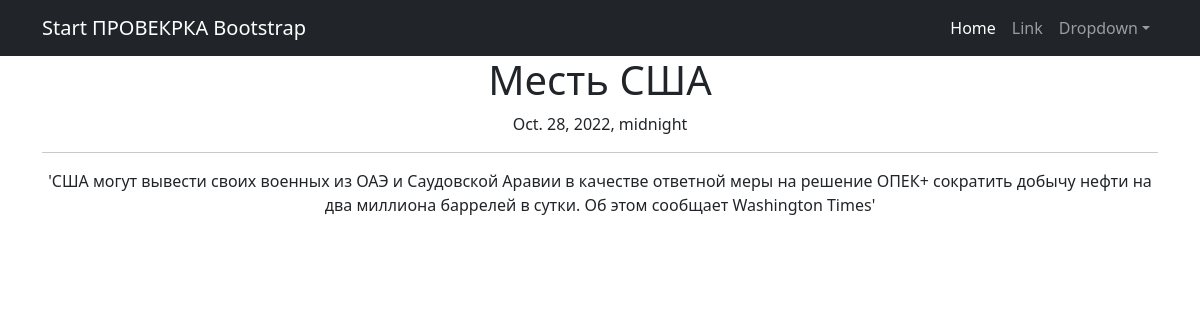
Screenshot of /news/22 with the database file from the repository.
### news/models.py (models this page shows, shortened)
class Post(models.Model):
    author = models.ForeignKey(Author, on_delete=models.CASCADE)
    neworart = models.BooleanField(default=False)
    time_in = models.DateField(auto_now_add=True)
    category = models.ManyToManyField(Category, through = 'PostCategory')
    title = models.CharField(max_length=100)
    text = models.TextField()
    rating_post = models.IntegerField(default=0)

### news/views.py (the view)
# urls.py: path('<int:pk>', NewDetail.as_view(), name='post_detail'),
class NewDetail(DetailView):
    model = Post
    template_name = 'flatpages/post.html'
    context_object_name = 'new'

### news/templatetags/custom_filters.py (called while the page is built)
@register.filter()
def censor(value: str):
    variants = ['тормоз', 'собака', 'дурак', 'школьник', 'гузно', 'редиска']
    ln = len(variants)
    filtred_message = ''
    string = ''
    pattern = '*'
    for i in value:
        string += i
        flag = 0
        for j in variants:
            if not string in j:
                flag += 1
            if string == j:
                filtred_message += string[0] + (pattern * (len(string) - 1))
                flag -= 1
                string = ''
        if flag == ln:
            filtred_message += string
            string = ''
    if string != '' and string not in variants:
        filtred_message += string
    elif string != '':
        filtred_message += string[0] + (pattern * (len(string) - 1))
    return filtred_message

### Templates/Flatpages/post.html (shortened to what this page needs)
{% extends 'flatpages/default.html' %}
{% load custom_filters %}
{% block content %}
<h1>{{ new.title|censor }}</h1>
{{ new.time_in }}
<hr>
{{ new.text|censor }}
{% endblock content %}

### Templates/Flatpages/default.html (shortened to what this page needs)
<!DOCTYPE html>
<html lang="en">
    <head>
        {% load static %}
        <link href="{% static 'css/styles.css' %}" rel="stylesheet" />
    </head>
    <body>
        <nav class="navbar navbar-expand-lg navbar-dark bg-dark">
            <div class="container">
                <a class="navbar-brand" href="#">Start ПРОВЕКРКА Bootstrap</a>
                <div class="collapse navbar-collapse" id="navbarSupportedContent">
                    <ul class="navbar-nav ms-auto mb-2 mb-lg-0">
                        <li class="nav-item"><a class="nav-link active" aria-current="page" href="#">Home</a></li>
                        <li class="nav-item"><a class="nav-link" href="#">Link</a></li>
                        <li class="nav-item dropdown">
                            <a class="nav-link dropdown-toggle" id="navbarDropdown" href="#" role="button" data-bs-toggle="dropdown" aria-expanded="false">Dropdown</a>
                        </li>
                    </ul>
                </div>
            </div>
        </nav>
        <div class="container">
            <div class="row">
                <div class="col-lg-12 text-center">
                    {% block content %}{% endblock content %}
                </div>
            </div>
        </div>
    </body>
</html>

### rows the page displays
Post: title|censor "Месть США", time_in "Oct. 28, 2022, midnight", text|censor "'США могут вывести своих военных из ОАЭ и Саудовской Аравии в качестве ответной меры на решение ОПЕК+ сократить добычу нефти на два миллиона баррелей в сутки. Об этом сообщает Washington Times'"
